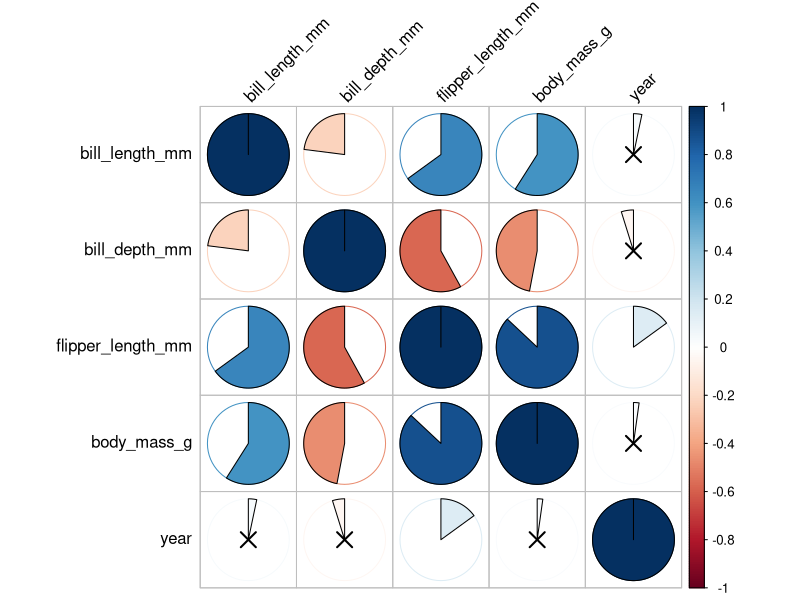
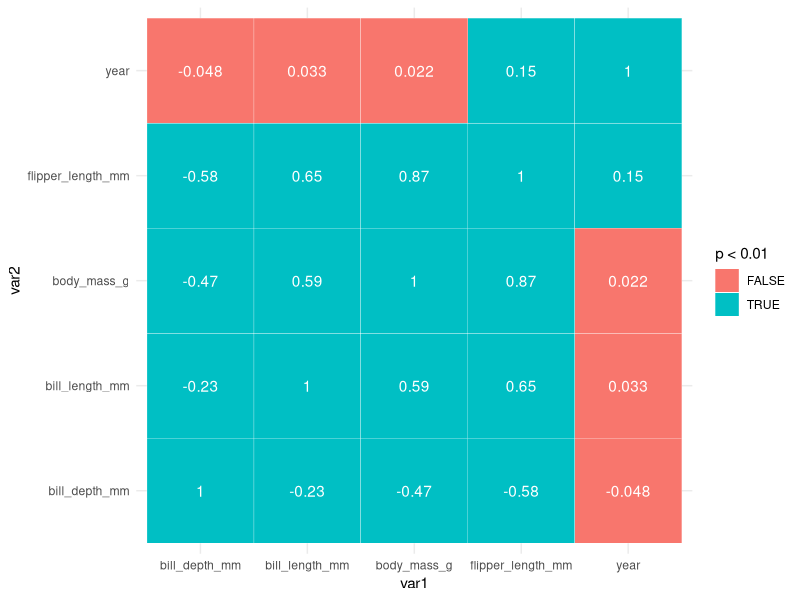
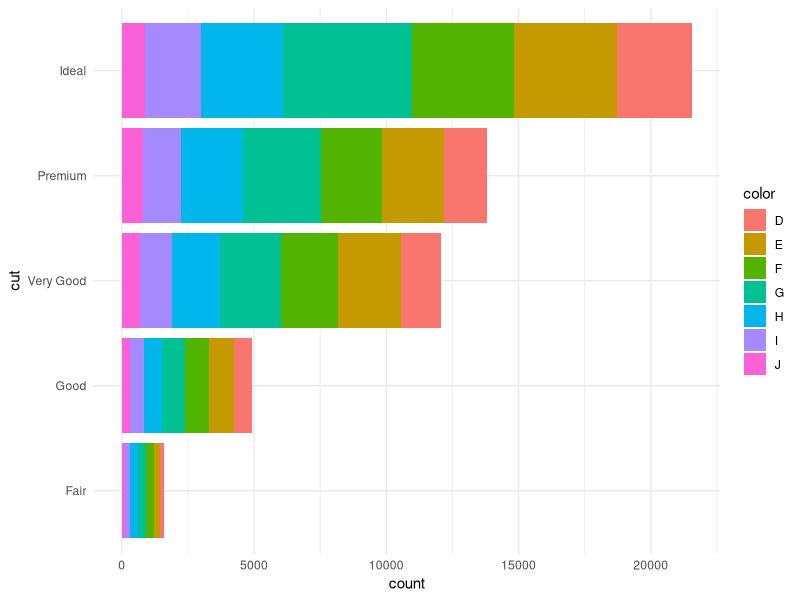
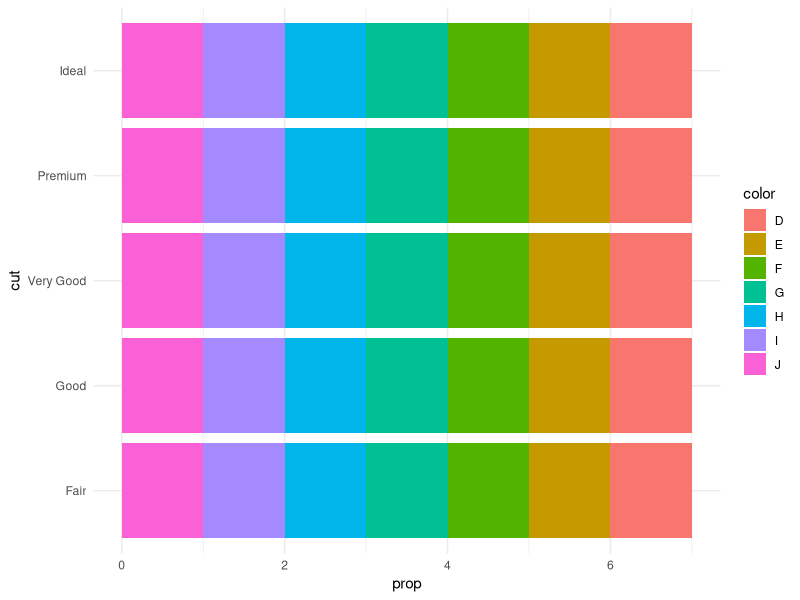

Write the R code that produced these figures, in order.
# install.packages("rstatix")
# install.packages("palmerpenguins")


# Libraries needed --------------------------------------------------------


library(tidyverse)
library(rstatix)
library(palmerpenguins)


# Sample Correlation Testing ---------------------------------------------

# select Adelie penguins
adelie <- penguins %>% 
  filter(species == "Adelie") %>% 
  select(c(2, 3, 6)) %>% # keep only relevant data
  drop_na()

# Pearson
adelie %>% 
  cor_test(bill_length_mm, body_mass_g)

# Spearman
adelie %>% 
  cor_test(bill_length_mm, body_mass_g, 
           method = "spearman")

# Directional Testing (one-tailed)
adelie %>% 
  cor_test(bill_length_mm, body_mass_g, 
           alternative = "greater")

# Correlation Matrix ------------------------------------------------------

penguins %>% 
  drop_na %>%
  cor_mat(penguins %>% select(where(is.numeric)) %>% names)

penguins %>% 
  drop_na %>%
  cor_mat(penguins %>% select(where(is.numeric)) %>% names) %>%
  cor_reorder

# get p-values

penguins %>% 
  drop_na %>%
  cor_mat(penguins %>% select(where(is.numeric)) %>% names) %>%
  cor_reorder %>%
  cor_get_pval

# coeffiecents and pvalues

penguins %>% 
  drop_na %>%
  cor_mat(penguins %>% select(where(is.numeric)) %>% names) %>%
  cor_reorder %>%
  cor_mark_significant

# diamonds data (penguins are much more interesting!)

diamonds %>% 
  drop_na %>%
  cor_mat(c("x","y","z","price","carat")) %>%
  cor_mark_significant

# back to penguins

penguins %>% 
  drop_na %>%
  cor_mat(penguins %>% select(where(is.numeric)) %>% names) %>%
  cor_gather

# visualise

penguins %>% 
  drop_na %>%
  cor_mat(penguins %>% select(where(is.numeric)) %>% names) %>%
  cor_plot(method="pie")


penguins %>% 
  drop_na %>%
  cor_mat(penguins %>% select(where(is.numeric)) %>% names) %>%
  cor_gather %>% 
  ggplot(aes(var1,var2)) +
  geom_tile(aes(fill=p < .01), col = "white") +
  geom_text(aes(label = cor), col = "white", show.legend = F) +
  theme_minimal()


# chi-squared -------------------------------------------------------------

table(diamonds$cut,diamonds$color)

ggplot(diamonds) +
  aes(x = cut, fill = color) +
  geom_bar() +
  scale_fill_hue() +
  theme_minimal() +
  coord_flip()

ggplot(diamonds) +
  aes(x = cut, fill = color) +
  geom_bar(aes(y = ..prop..)) +
  scale_fill_hue() +
  theme_minimal() +
  coord_flip()

chisq_test(diamonds$cut,diamonds$color)

